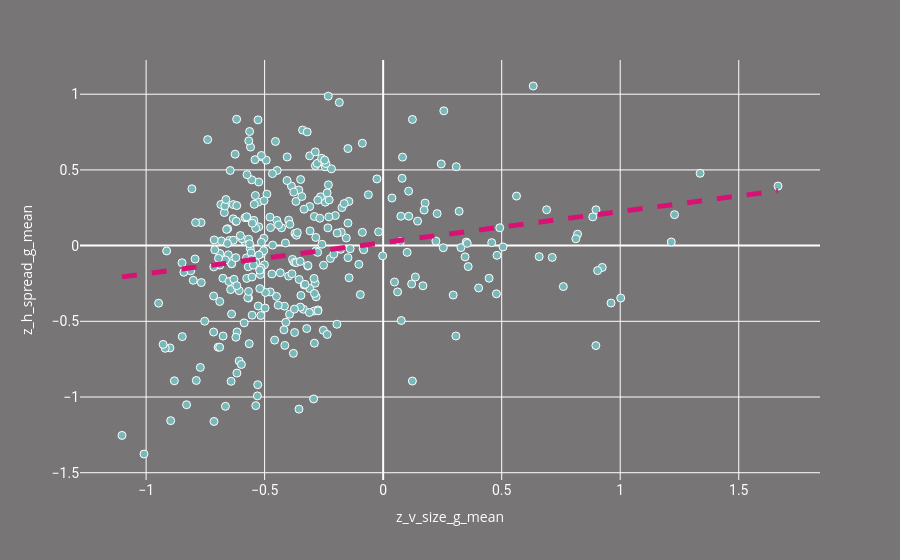

Source (notebook cell):
### Markdown cell above
#### Face Size Variance vs. Horizontal Spread Variance

### Code cell
x = "z_v_size_g_mean"
y = "z_h_spread_g_mean"
plot_directors(g, x, y, hover_data=["name"])

### Figure 1 — Plotly figure (JSON) as saved in the notebook; plotly's stock layout.template omitted (floating-point values rounded to 4 significant figures; data arrays with more than 128 entries replaced by an {"elided": "..."} marker saying what was removed)
{"data": [{"customdata": {"elided": "317x1 str values"}, "hovertemplate": "z_v_size_g_mean=%{x}<br>z_h_spread_g_mean=%{y}<br>name=%{customdata[0]}<extra></extra>", "legendgroup": "", "marker": {"color": "#79b8b8", "line": {"color": "white", "width": 1}, "size": 8, "symbol": "circle"}, "mode": "markers", "name": "", "orientation": "v", "showlegend": false, "type": "scatter", "x": {"elided": "317 float values"}, "xaxis": "x", "y": {"elided": "317 float values"}, "yaxis": "y"}, {"hovertemplate": "<b>OLS trendline</b><br>z_h_spread_g_mean = 0.205498 * z_v_size_g_mean + 0.0199108<br>R<sup>2</sup>=0.044185<br><br>z_v_size_g_mean=%{x}<br>z_h_spread_g_mean=%{y} <b>(trend)</b><extra></extra>", "legendgroup": "", "line": {"color": "#d81275", "dash": "dash", "width": 5}, "marker": {"color": "#79b8b8", "line": {"color": "white", "width": 1}, "size": 8, "symbol": "circle"}, "mode": "lines", "name": "Trend", "showlegend": false, "type": "scatter", "x": {"elided": "317 float values"}, "xaxis": "x", "y": {"elided": "317 float values"}, "yaxis": "y"}], "layout": {"font": {"color": "white"}, "legend": {"tracegroupgap": 0}, "margin": {"t": 60}, "paper_bgcolor": "#787577", "plot_bgcolor": "rgba(61, 61, 61, 0)", "title": {"font": {"color": "white", "family": "Raleway", "size": 22}, "text": "", "x": 0.5, "xanchor": "center", "y": 0.9, "yanchor": "top"}, "xaxis": {"anchor": "y", "domain": [0, 1], "tickfont": {"color": "white", "family": "Roboto", "size": 14}, "title": {"text": "z_v_size_g_mean"}}, "yaxis": {"anchor": "x", "domain": [0, 1], "layer": "below traces", "tickfont": {"color": "white", "family": "Roboto", "size": 14}, "title": {"text": "z_h_spread_g_mean"}}}}
